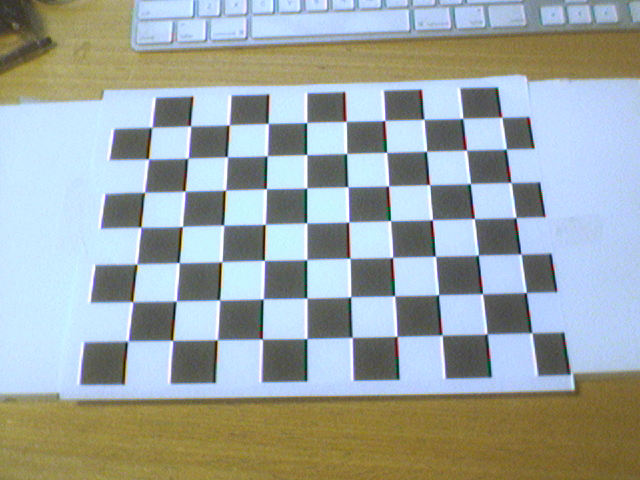
#> input picture Sheet10/images/frame000.png, 640 x 480 px; its folder holds only this picture in this run
$ python template.py
#> lines starting #> are read from the running program, lines starting #| are printed output that depends on the picture; long printed decimals are rounded
import cv2
import numpy as np
import os
import os.path as osp
import matplotlib.pyplot as plt

NUM_IMAGES=14
NUM_Boards = NUM_IMAGES
image_prefix = "../images/"
image_suffix = ".png"
images_files_list = [osp.join(image_prefix, f) for f in os.listdir(image_prefix)
                     if osp.isfile(osp.join(image_prefix, f)) and f.endswith(image_suffix)]
board_w = 10
board_h = 7
board_size = (board_w, board_h)
board_n = board_w * board_h
img_shape = (0,0)
obj = []
for ptIdx in range(0, board_n):
    obj.append(np.array([[ptIdx/board_w, ptIdx%board_w, 0.0]],np.float32))
obj = np.vstack(obj)

def display_images(title, images):
    cv2.imshow(title, images)
    cv2.waitKey(500)
    cv2.destroyAllWindows()

# [9 lines left out: function show_images, not called in this run]

def task1(images):
    #implement your solution
    # termination criteria
    subpix_criteria = (cv2.TERM_CRITERIA_EPS + cv2.TERM_CRITERIA_MAX_ITER, 30, 0.001)
    objectPoints, imagePoints = [], []
    final_images = []
    for img in images:
        image = img.copy()
        image_gray = cv2.cvtColor(image, cv2.COLOR_BGR2GRAY)
        retval, corners = cv2.findChessboardCorners(image_gray, board_size, None)
        # If found, add object points, image points (after refining them)
        if retval:
            objectPoints.append(obj)
            # Refining corners position with sub-pixels based algorithm
            subpix_corners = cv2.cornerSubPix(image_gray, corners, (3, 3), (-1, -1), subpix_criteria)
            imagePoints.append(subpix_corners)
            final_image = cv2.drawChessboardCorners(image, board_size, subpix_corners, retval)
            final_images.append(final_image)
            display = np.hstack((img, final_image))
            display_images('original --> With_corners', display)
        else:
            print('Chessboard not detected in image ')
    #show_images(final_images)
    return imagePoints, objectPoints

def task2(imagePoints, objectPoints, image_shape):
    _, cameraMatrix, distortions, rotation, translation \
        = cv2.calibrateCamera(objectPoints, imagePoints, image_shape[::-1], None, None)
    return cameraMatrix, distortions, rotation, translation

def task3(images, imagePoints, objectPoints, CM, D, rvecs, tvecs):
    projection_error = 0
    red = [0, 0, 255]
    green = [0, 255, 0]
    for i in range(len(images)):
        image = images[i].copy()
        newImgpoints, _ = cv2.projectPoints(objectPoints[i], rvecs[i], tvecs[i], CM, D)
        projection_error += cv2.norm(imagePoints[i], newImgpoints, cv2.NORM_L1) / len(newImgpoints)
        for j in range(newImgpoints.shape[0]):
            cv2.circle(image, tuple(imagePoints[i][j].reshape(-1)), 5, green)
            cv2.circle(image, tuple(newImgpoints[j].reshape(-1)), 5, red)
        display_images('With reprojected points', image)
    projection_error /= len(objectPoints)
    print('Re-projection error: {}'.format(projection_error))

def task4(images, CM, D):
    undistorted_images = []
    for image in images:
        image_gray = cv2.cvtColor(image, cv2.COLOR_BGR2GRAY)
        undistorted = cv2.undistort(image_gray, CM, D, None, None)
        undistorted_images.append(undistorted)
        display = np.hstack((image_gray, undistorted))
        display_images('Distorted --> Undistorted', display)

def task5(CM, rvecs, tvecs):
    #implement your solution
    pass

def main():
    images = []
    #Showing images
    for img_file in images_files_list:
        print(img_file)
        img = cv2.imread(img_file)
#> img is the input picture: shape (480, 640, 3); mean B, G, R 164.1, 166.1, 156.8
        image_shape = img.shape[:2]
        images.append(img)
        #cv2.imshow("Task1", img)
        #cv2.waitKey(10)
    #show_images(images)
    imagePoints, objectPoints = task1(images) #Calling Task 1
#> the loop in task1, `for img in images:` made 1 pass
#> retval on pass 1: True
#> pass 1, in task1, `image_gray = cv2.cvtColor(image, cv2.COLOR_BGR2GRAY)`:
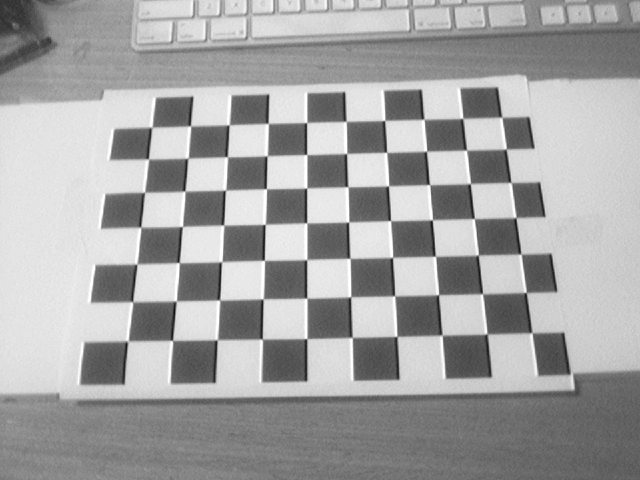
#> image_gray: shape (480, 640); min 14, max 255, mean 163.1
#> pass 1, in task1, `final_image = cv2.drawChessboardCorners(image, board_size, subpix_corn..`:
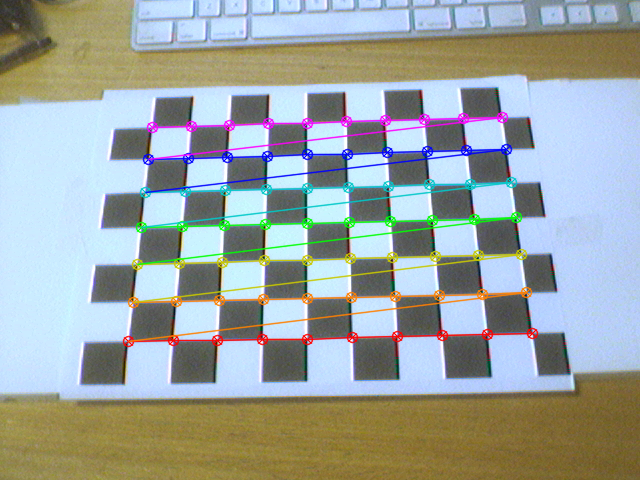
#> final_image: shape (480, 640, 3); mean B, G, R 161.4, 164.5, 156.3
#> pass 1, in task1, `display = np.hstack((img, final_image))`:
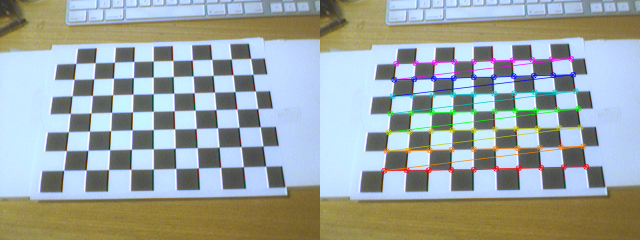
#> display: shape (480, 1280, 3) (shown at 1/2 size); mean B, G, R 162.8, 165.3, 156.6
#> after the loop in task1, `for img in images:`: final_images = 1 item
#> imagePoints = 1 item; objectPoints = 1 item

    CM, D, rvecs, tvecs = task2(imagePoints, objectPoints, image_shape) #Calling Task 2
#> in task2, `_, cameraMatrix, distortions, rotation, translation \ = cv2.calibrateC..`: cameraMatrix = [[1465.4, 0, 357.6], [0, 2326.6, 240.7], [0, 0, 1]]; distortions = [[-0.259, -5.88, -0.00539, -0.0271, 378.1]]; rotation = ([1.56, -1.66, 0.83],); translation = ([3.87, 1.29, 32.14],)
#> CM has the same summary as cameraMatrix in task2; D = [[-0.259, -5.88, -0.00539, -0.0271, 378.1]]; rvecs = ([1.56, -1.66, 0.83],); tvecs = ([3.87, 1.29, 32.14],)

    print('Camera matrix:\n {}'.format(CM))
#| Camera matrix:
#|  [[1.46537105e+03 0.00000000e+00 3.57580758e+02]
#|  [0.00000000e+00 2.32660493e+03 2.40729464e+02]
#|  [0.00000000e+00 0.00000000e+00 1.00000000e+00]]
    print('distortion matrix:\n {}'.format(D))
#| distortion matrix:
#|  [[-2.59443555e-01 -5.88119184e+00 -5.38721795e-03 -2.71360284e-02
#|    3.78062363e+02]]
    for i in range(len(rvecs)):
        print('for image - {}:'.format(i + 1))
        print('rotation vector:\n {}'.format(rvecs[i]))
        print('translation vector:\n {}'.format(tvecs[i]))
#> this loop made 1 pass
#| for image - 1:
#| rotation vector:
#|  [[ 1.556]
#|  [-1.660 ]
#|  [ 0.8303]]
#| translation vector:
#> (further printed lines are left out)

    task3(images, imagePoints, objectPoints, CM, D, rvecs, tvecs)  # Calling Task 3
#> the loop in task3, `for i in range(len(images)):` made 1 pass
#> projection_error on pass 1: 0.292
#> pass 1, in display_images (call 2), `cv2.imshow(title, images)`:
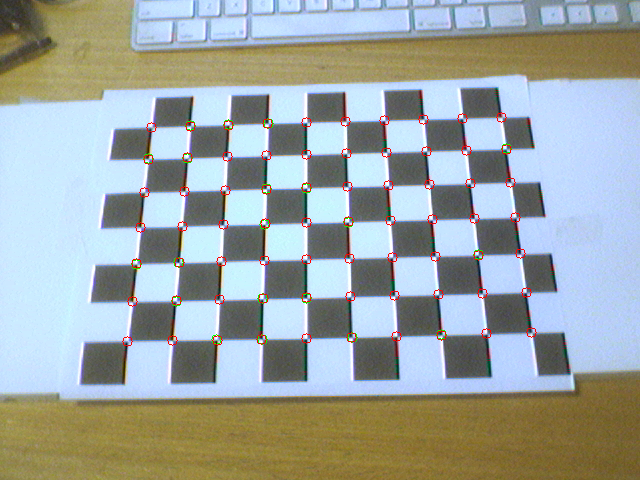
#> window 'With reprojected points': shape (480, 640, 3); mean B, G, R 162.7, 165.2, 157.3
#> after the loop in task3, `for i in range(len(images)):`: projection_error = 0.292
#| Re-projection error: 0.292

    task4(images, CM, D) # Calling Task 4
#> the loop in task4, `for image in images:` made 1 pass
#> pass 1, in task4, `undistorted = cv2.undistort(image_gray, CM, D, None, None)`:
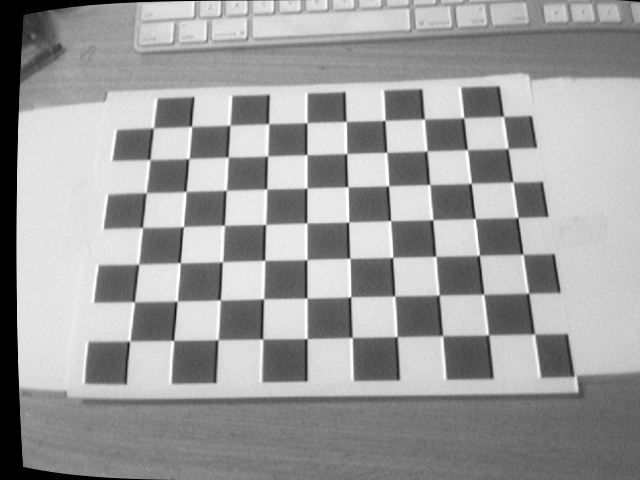
#> undistorted: shape (480, 640); min 0, max 255, mean 157
#> pass 1, in task4, `display = np.hstack((image_gray, undistorted))`:
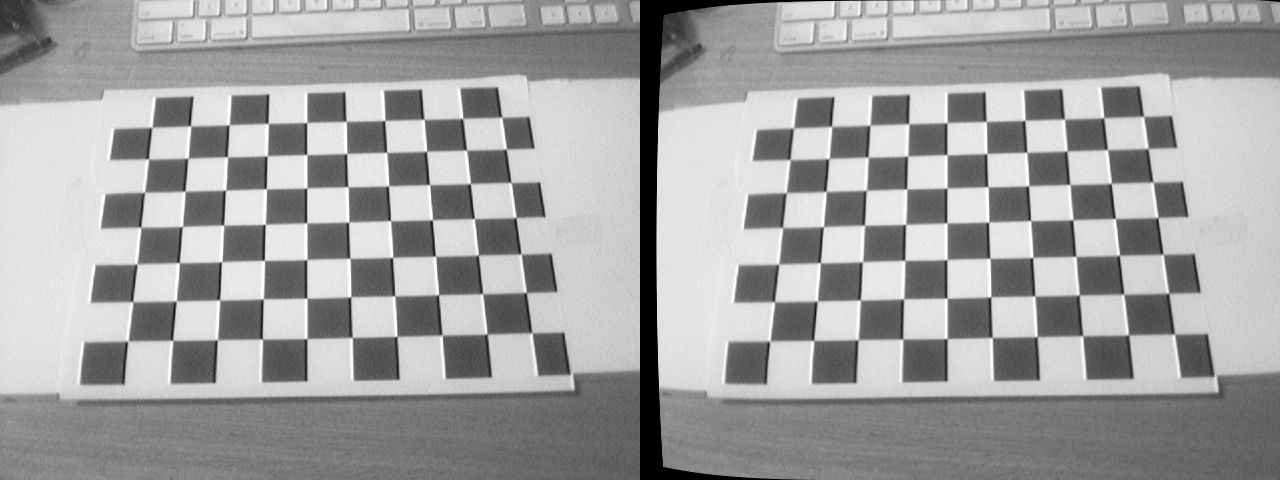
#> display: shape (480, 1280); min 0, max 255, mean 160.1
#> after the loop in task4, `for image in images:`: undistorted_images = 1 item

    #task5(CM, rvecs, tvecs) # Calling Task 5

    print("FINISH!")

main()

$ run again, on Sheet10/images/frame004.png
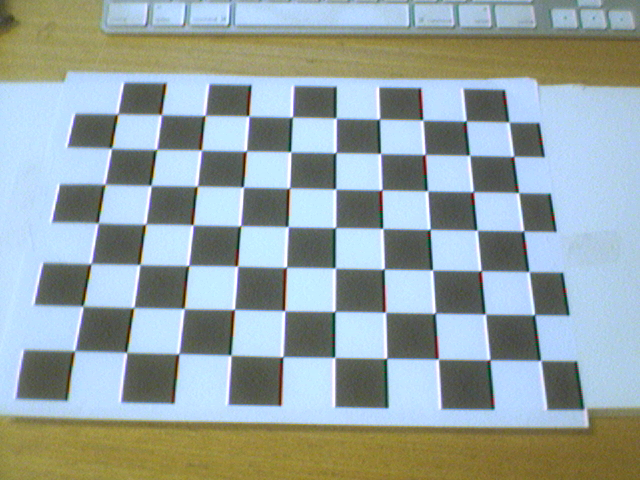
#> input picture Sheet10/images/frame004.png, 640 x 480 px
#> in main, img is the input picture: shape (480, 640, 3); mean B, G, R 163.8, 164.1, 150.1
#> the loop in task1, `for img in images:` made 1 pass
#> retval on pass 1: True
#> pass 1, in task1, `image_gray = cv2.cvtColor(image, cv2.COLOR_BGR2GRAY)`:
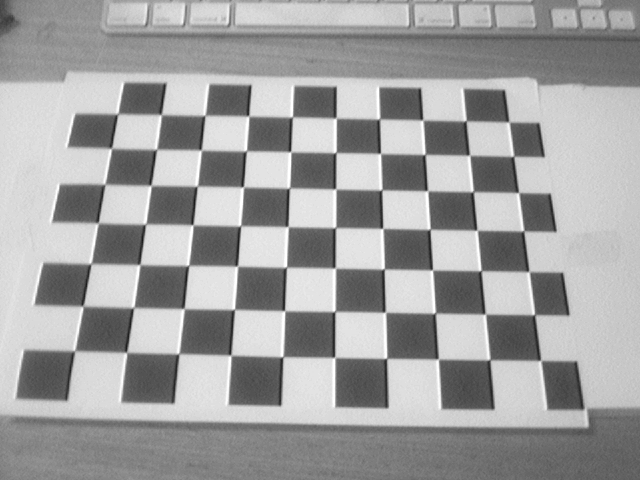
#> image_gray: shape (480, 640); min 22, max 255, mean 159.9
#> after the loop in task1, `for img in images:`: final_images = 1 item
#> cameraMatrix = [[17062.5, 0, 426], [0, 4941.4, 8.49], [0, 0, 1]]; distortions = [[2, 1787.7, 3.35, 0.367, 13262.1]]; rotation = ([2.52, -2.6, 1.48],); translation = ([0.927, 10.13, 212.4],)
#> CM = [[17062.5, 0, 426], [0, 4941.4, 8.49], [0, 0, 1]]; D = [[2, 1787.7, 3.35, 0.367, 13262.1]]; rvecs = ([2.52, -2.6, 1.48],); tvecs = ([0.927, 10.13, 212.4],)
#| Camera matrix:
#|  [[1.70625337e+04 0.00000000e+00 4.26037621e+02]
#|  [0.00000000e+00 4.94140958e+03 8.49197949e+00]
#|  [0.00000000e+00 0.00000000e+00 1.00000000e+00]]
#| distortion matrix:
#|  [[2.00194203e+00 1.78768019e+03 3.34529978e+00 3.67121939e-01
#|   1.32620698e+04]]
#> the loop in main, `for i in range(len(rvecs)):` made 1 pass
#| for image - 1:
#| rotation vector:
#|  [[ 2.518]
#|  [-2.600]
#|  [ 1.482 ]]
#| translation vector:
#> (further printed lines are left out)
#> the loop in task3, `for i in range(len(images)):` made 1 pass
#> projection_error on pass 1: 1.39
#> after the loop in task3, `for i in range(len(images)):`: projection_error = 1.39
#| Re-projection error: 1.387
#> the loop in task4, `for image in images:` made 1 pass
#> pass 1, in task4, `display = np.hstack((image_gray, undistorted))`:
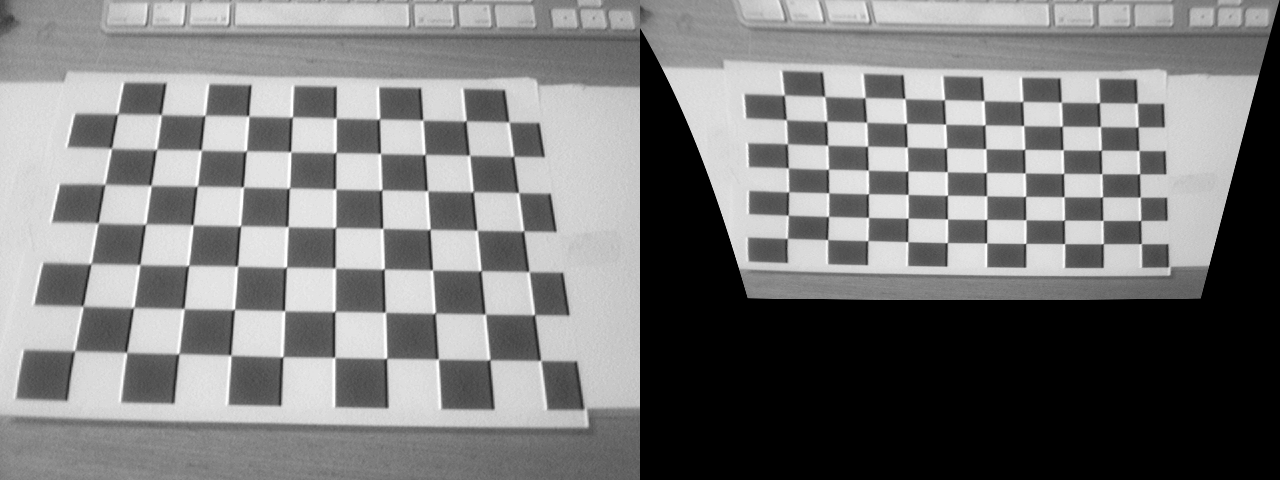
#> display: shape (480, 1280); min 0, max 255, mean 122.8
#> after the loop in task4, `for image in images:`: undistorted_images = 1 item

$ run again, on Sheet10/images/frame005.png
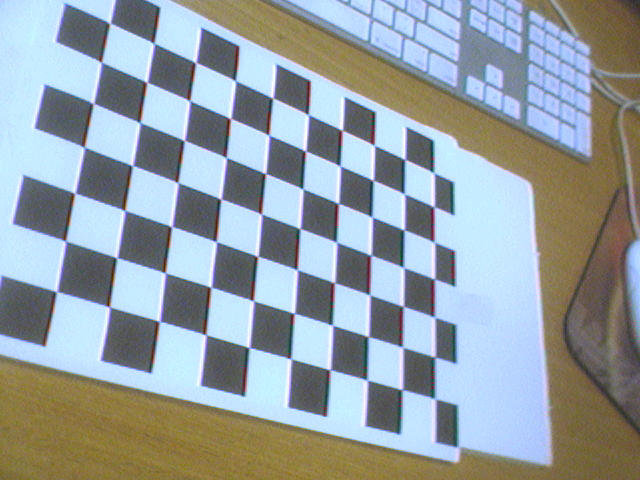
#> input picture Sheet10/images/frame005.png, 640 x 480 px
#> in main, img is the input picture: shape (480, 640, 3); mean B, G, R 163.9, 158.5, 148.3
#> the loop in task1, `for img in images:` made 1 pass
#> retval on pass 1: True
#> pass 1, in task1, `image_gray = cv2.cvtColor(image, cv2.COLOR_BGR2GRAY)`:
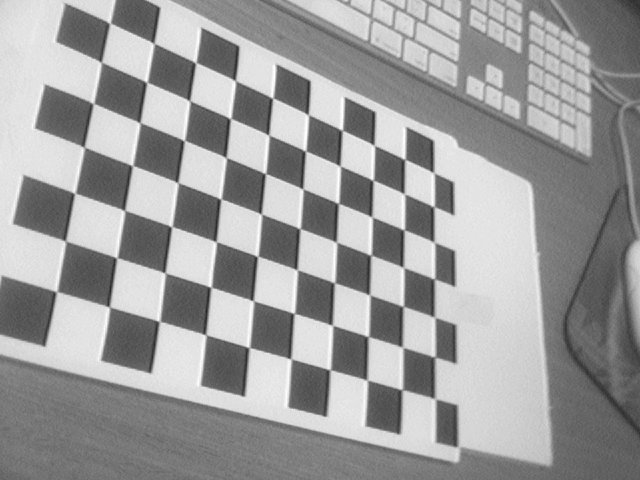
#> image_gray: shape (480, 640); min 33, max 255, mean 156.1
#> after the loop in task1, `for img in images:`: final_images = 1 item
#> cameraMatrix = [[823.6, 0, 338.5], [0, 771.8, 155.1], [0, 0, 1]]; distortions = [[-0.0273, 0.323, -0.00144, -0.00142, -3.53]]; rotation = ([-2.15, 1.78, -1.07],); translation = ([2.2, 5.93, 18.72],)
#> CM = [[823.6, 0, 338.5], [0, 771.8, 155.1], [0, 0, 1]]; D = [[-0.0273, 0.323, -0.00144, -0.00142, -3.53]]; rvecs = ([-2.15, 1.78, -1.07],); tvecs = ([2.2, 5.93, 18.72],)
#| Camera matrix:
#|  [[823.587   0.         338.464]
#|  [  0.         771.766 155.134]
#|  [  0.           0.           1.        ]]
#| distortion matrix:
#|  [[-2.72930574e-02  3.23088316e-01 -1.44025038e-03 -1.41690033e-03
#|   -3.53364035e+00]]
#> the loop in main, `for i in range(len(rvecs)):` made 1 pass
#| for image - 1:
#| rotation vector:
#|  [[-2.152 ]
#|  [ 1.779]
#|  [-1.065]]
#| translation vector:
#> (further printed lines are left out)
#> the loop in task3, `for i in range(len(images)):` made 1 pass
#> projection_error on pass 1: 0.383
#> after the loop in task3, `for i in range(len(images)):`: projection_error = 0.383
#| Re-projection error: 0.3826
#> the loop in task4, `for image in images:` made 1 pass
#> pass 1, in task4, `display = np.hstack((image_gray, undistorted))`:
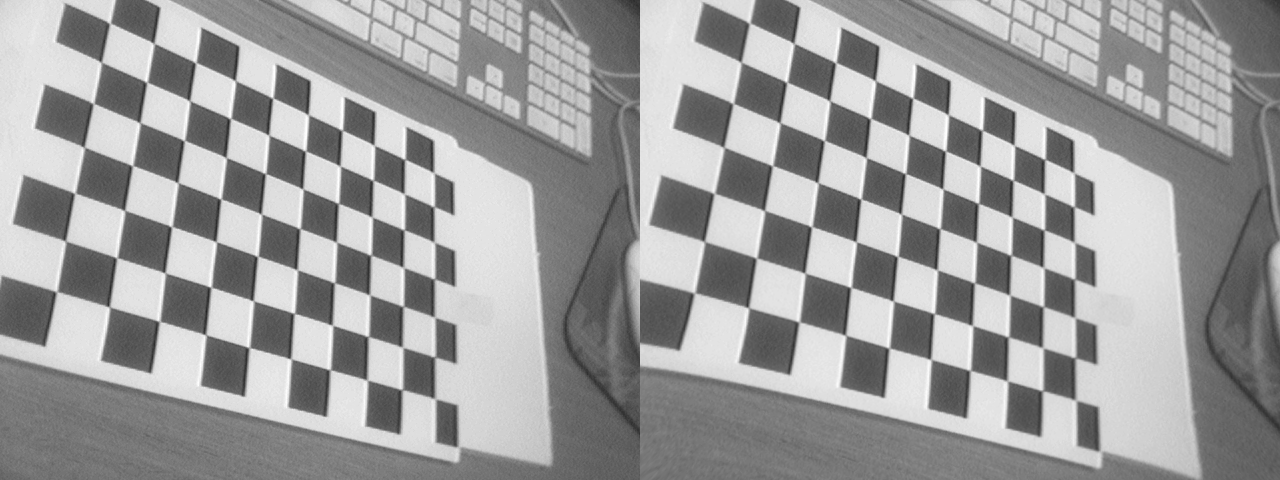
#> display: shape (480, 1280); min 33, max 255, mean 156.5
#> after the loop in task4, `for image in images:`: undistorted_images = 1 item
